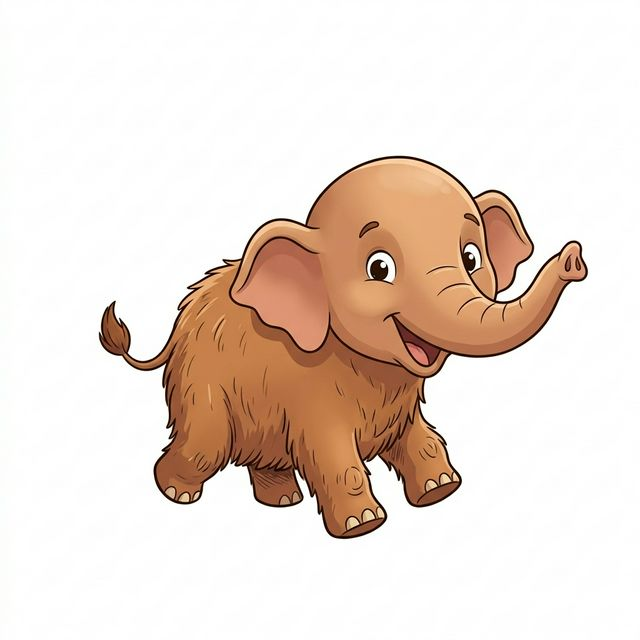
#> input picture public/images/helmouth.png, 640 x 640 px
$ python remove_bg.py
#> lines starting #> are read from the running program, lines starting #| are printed output that depends on the picture
from PIL import Image, ImageDraw, ImageOps
import sys

def floodfill_bg(input_path, output_path):
#> called with input_path = 'helmouth.png', output_path = 'helmouth_t.png'
    img = Image.open(input_path).convert("RGBA")

    # Expand by 1px so floodfill can wrap around the image borders
    img = ImageOps.expand(img, border=2, fill=(255, 255, 255, 255))
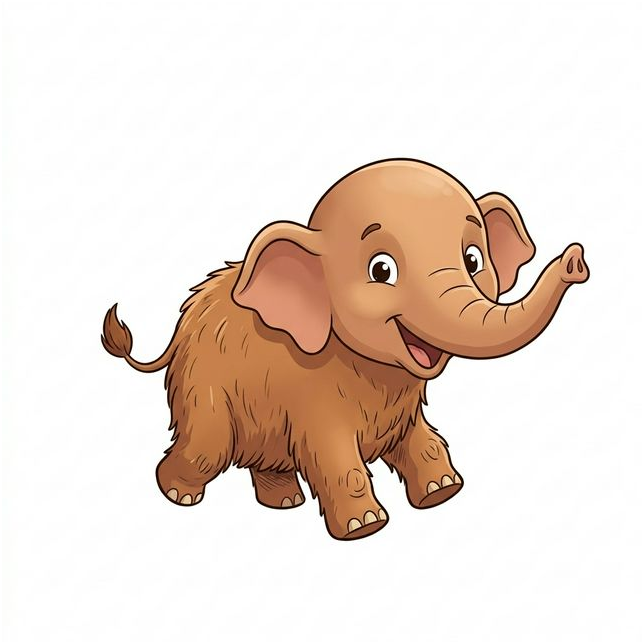
#> img: PIL image 644x644 RGBA; mean R, G, B, A 236.1, 222.2, 213.2, 255

    # Floodfill from the top-left corner (0, 0)
    ImageDraw.floodfill(img, (0, 0), (255, 255, 255, 0), thresh=20)

    # Crop back the 2px border
    width, height = img.size
#> width = 644; height = 644
    img = img.crop((2, 2, width-2, height-2))
#> img: PIL image 640x640 RGBA

    # Save the result
    img.save(output_path, "PNG")

files = ["helmouth.png", "picpic.png", "parents.png", "mammoutheaux.png", "porc_epic.png", "ecureuil.png", "singe.png"]
for f in files:
    try:
        floodfill_bg(f, f.replace(".png", "_t.png"))
        print(f"Processed {f}")
    except Exception as e:
        print(f"Error on {f}: {e}")
#> pass 2 of the loop `for f in files:`:
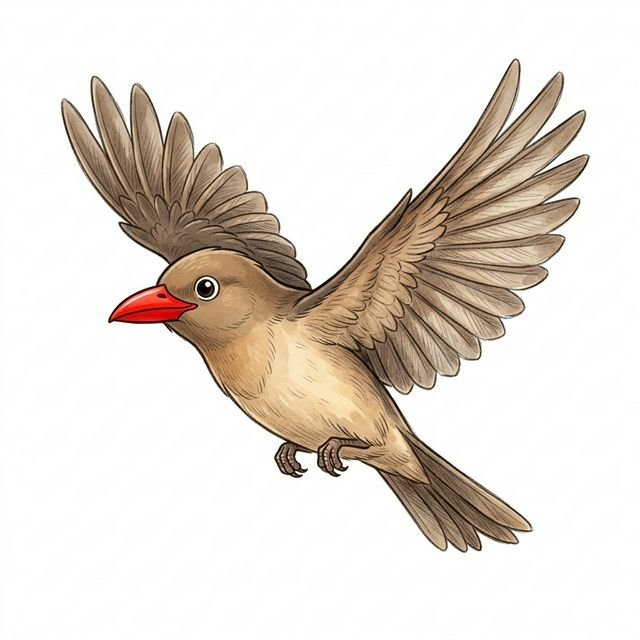
#> input picture public/images/picpic.png, 640 x 640 px
#> in floodfill_bg (call 2), `img = ImageOps.expand(img, border=2, fill=(255, 255, 255, 255))`:
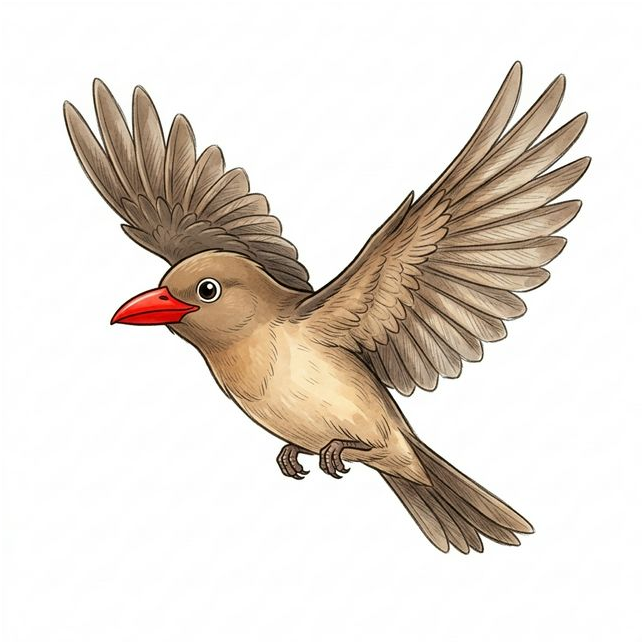
#> img: PIL image 644x644 RGBA; mean R, G, B, A 229.4, 222, 214.4, 255
#> pass 3 of the loop `for f in files:`:
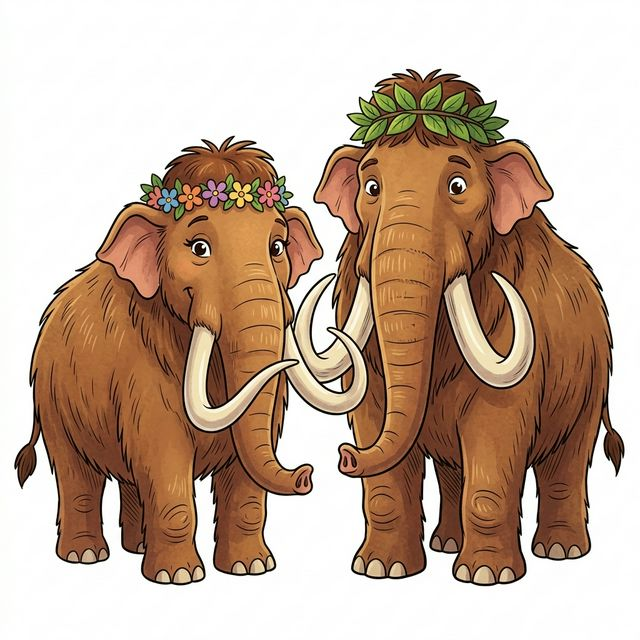
#> input picture public/images/parents.png, 640 x 640 px
#> in floodfill_bg (call 3), `img = ImageOps.expand(img, border=2, fill=(255, 255, 255, 255))`:
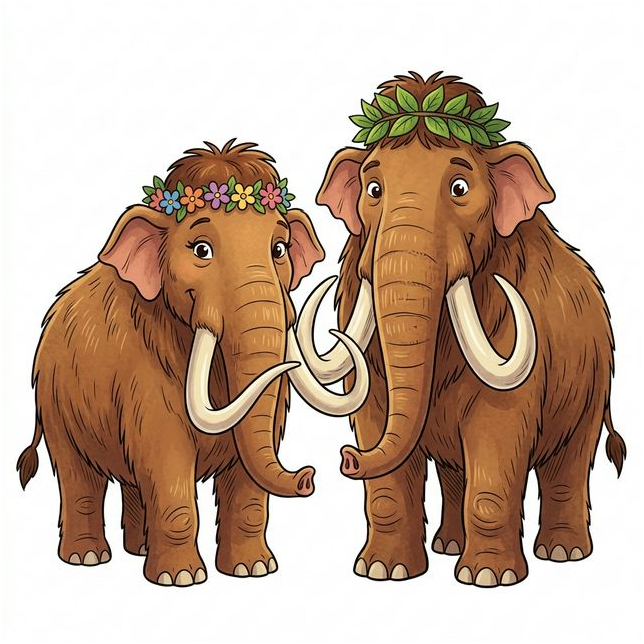
#> img: PIL image 644x644 RGBA; mean R, G, B, A 198.8, 175.7, 158.6, 255
#> the loop made 7 passes; the first 3 are shown
